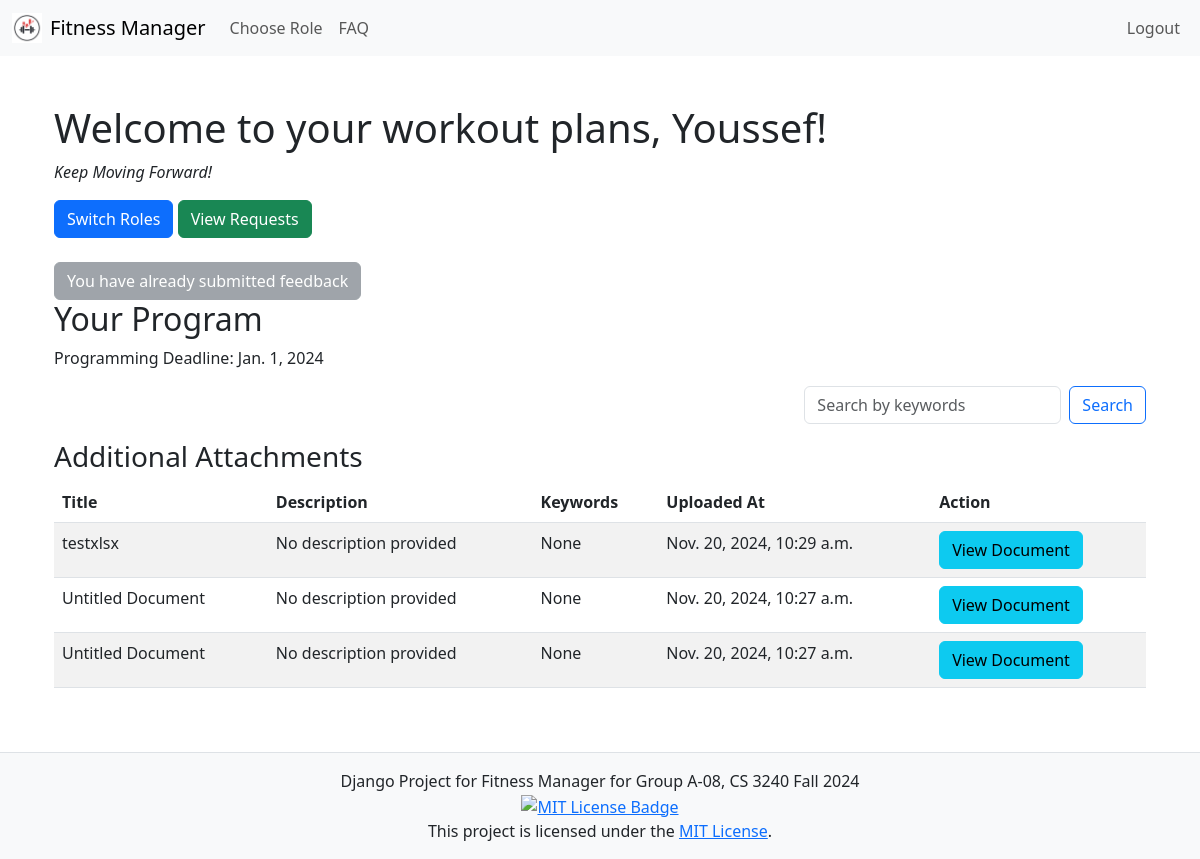
The page /users/user-dashboard/ (signed in) on the database its author committed.
### users/models.py (models this page shows, shortened)
class UserProfile(models.Model):
    user = models.OneToOneField(User, on_delete=models.CASCADE, related_name='profile')
    motivational_quote = models.TextField()
    quote_timedate = models.DateField(default=timezone.now)

class Athlete(models.Model):
    user = models.OneToOneField(User, on_delete=models.CASCADE, related_name='athlete_profile')
    programming_deadline = models.DateField()
    coach = models.ForeignKey(User, on_delete=models.CASCADE, related_name='coaches_athletes')

class AthleteDocument(models.Model):
    athlete = models.ForeignKey(Athlete, on_delete=models.CASCADE, related_name='documents')
    document = models.FileField(upload_to='athlete_pdfs/')
    uploaded_at = models.DateTimeField(auto_now_add=True)
    file_title = models.CharField(max_length=255, default="Untitled Document")  # Default added here
    description = models.TextField(default="No description provided")  # Default added here
    keywords = models.CharField(max_length=255, default="None", help_text="Comma-separated keywords for search")  # Default added here
    is_csv = models.BooleanField(default=False)
    is_xlsx = models.BooleanField(default=False)

### users/views.py (the view)
# urls.py: path("user-dashboard/", views.user_dashboard, name='user_dashboard'),
@login_required
def user_dashboard(request):
    athlete = Athlete.objects.filter(user=request.user).first()
    documents = athlete.documents.all().order_by('-uploaded_at') if athlete else None
    parsed_data = []
    feedback_requests = FeedbackRequest.objects.filter(client=request.user).order_by('-created_at')
    feedback_submitted = all(question.answer for request in feedback_requests for question in request.questions.all())
    unread_feedback_requests = feedback_requests.filter(questions__answer__isnull=True).distinct()
    feedback_notification_count = 0 if feedback_submitted else unread_feedback_requests.count()
    quote = get_motivational_quote(request.user)
    query = request.GET.get('query', '')  # Get the search term from the GET request
    if query and documents:
        documents = documents.filter(Q(keywords__icontains=query))
    if documents:
        latest_document = documents.first()  # Get the latest document
        try:
            response = requests.get(latest_document.document.url)
            response.raise_for_status()  # Ensure the request was successful
            if latest_document.is_csv:
                file_content = io.StringIO(response.text)
                reader = csv.reader(file_content)
                parsed_data = [row for row in reader]
            elif latest_document.is_xlsx:
                file_content = io.BytesIO(response.content)
                workbook = load_workbook(file_content, data_only=True)
                sheet = workbook.active
                parsed_data = [[cell.value for cell in row] for row in sheet.iter_rows()]
        except Exception as e:
            print(f"Error reading file: {e}")
    context = {
        'athlete': athlete,
        'documents': documents,
        'csv_data': parsed_data,  # Pass the parsed data to the template
        'query': query,  # Pass the query to the template for displaying in the search bar
        'feedback_requests': feedback_requests,
        'feedback_notification_count': feedback_notification_count,
        'quote': quote,
    }
    return render(request, 'user_dashboard.html', context)

### users/context_processors.py (called while the page is built)
def is_admin_user(request):
    if request.user.is_authenticated:
        return {
            'is_admin': request.user.groups.filter(name='PMA Admin').exists()
        }
    return {
        'is_admin': False
    }

### users/views.py (called while the page is built)
def get_motivational_quote(user):
    user_profile, created = UserProfile.objects.get_or_create(user=user)
    if (user_profile.quote_timedate != timezone.now().date() and user_profile.motivational_quote) or not user_profile.motivational_quote:
        try:
            response = requests.get("https://quoteslate.vercel.app/api/quotes/random")
            data = response.json()
            user_profile.motivational_quote = data.get("quote")
            print("Motivational Quote Received:", user_profile.motivational_quote)
            user_profile.quote_timedate = timezone.now().date()
            user_profile.save()
        except:
            user_profile.motivational_quote = "Keep Moving Forward!"
    return user_profile.motivational_quote

### users/templates/user_dashboard.html (shortened to what this page needs)
{% extends 'base.html' %}
{% block content %}
<div class="container mt-5">
    <h1>Welcome to your workout plans, {{ request.user.first_name }}!</h1>
    <p><em>{{ quote }}</em></p>
    <div class="mb-4">
        <a href="{% url 'choose_role' %}" class="btn btn-primary">Switch Roles</a>
        <a href="{% url 'athlete_requests' %}" class="btn btn-success">View Requests</a>
    </div>
    <div class="mt-3">
        {% if feedback_notification_count > 0 %}
            <a href="{% url 'view_feedback_requests' %}" class="btn btn-primary position-relative">
                Submit Feedback
                <span class="position-absolute top-0 start-100 translate-middle badge rounded-pill bg-danger">
                    {{ feedback_notification_count }}
                </span>
            </a>
        {% else %}
            <button class="btn btn-secondary" disabled>You have already submitted feedback</button>
        {% endif %}
    </div>
    {% if athlete %}
        <h2>Your Program</h2>
        <p>Programming Deadline: {{ athlete.programming_deadline }}</p>
        <div class="d-flex justify-content-end mb-3">
            <form method="get" action="{% url 'user_dashboard' %}" class="d-flex">
                <input type="text" name="query" value="{{ query }}" class="form-control me-2" placeholder="Search by keywords">
                <button type="submit" class="btn btn-outline-primary">Search</button>
            </form>
        </div>
        <h3>Additional Attachments</h3>
        <table class="table table-striped">
            <thead>
                <tr>
                    <th scope="col">Title</th>
                    <th scope="col">Description</th>
                    <th scope="col">Keywords</th>
                    <th scope="col">Uploaded At</th>
                    <th scope="col">Action</th>
                </tr>
            </thead>
            <tbody>
                {% for document in documents %}
                    <tr>
                        <td>{{ document.file_title }}</td>
                        <td>{{ document.description }}</td>
                        <td>{{ document.keywords }}</td>
                        <td>{{ document.uploaded_at }}</td>
                        <td>
                            <a href="{% url 'view_document' athlete.id document.id %}" class="btn btn-info">View Document</a>
                        </td>
                    </tr>
                {% empty %}
                    <tr>
                        <td colspan="5" class="text-center">No documents available.</td>
                    </tr>
                {% endfor %}
            </tbody>
        </table>
    {% else %}
        <p>You have no assigned program at the moment.</p>
    {% endif %}
</div>
{% endblock %}

### users/templates/base.html (shortened to what this page needs)
<!DOCTYPE html>
<html lang="en">
<head>
    {% load static %}
    <link href="https://cdn.jsdelivr.net/npm/bootstrap@5.3.0-alpha1/dist/css/bootstrap.min.css" rel="stylesheet">
</head>
<body>
    <div id="content-wrapper">
        <nav class="navbar navbar-expand-lg navbar-light bg-light">
            <div class="container-fluid">
                <a class="navbar-brand d-flex align-items-center" href="{% url 'home' %}">
                    <img src="{% static 'images/logo.png' %}" alt="Logo" width="30" height="30" class="d-inline-block align-text-top me-2">
                    Fitness Manager
                </a>
                <div class="collapse navbar-collapse" id="navbarNav">
                    <ul class="navbar-nav me-auto mb-2 mb-lg-0">
                        <li class="nav-item">
                            <a class="nav-link" href="{% url 'choose_role' %}">Choose Role</a>
                        </li>
                        <li class="nav-item">
                            <a class="nav-link" href="{% url 'faq' %}">FAQ</a>
                        </li>
                    </ul>
                    <ul class="navbar-nav ms-auto mb-2 mb-lg-0">
                        {% if user.is_authenticated %}
                        <li class="nav-item">
                            <a class="nav-link btn btn-outline-danger" href="{% url 'logout' %}">Logout</a>
                        </li>
                        {% endif %}
                    </ul>
                </div>
            </div>
        </nav>
        <div id="main-content" class="container">
            {% block content %}{% endblock %}
        </div>
        <footer class="bg-light text-center text-lg-start mt-5">
            <div class="text-center p-3 border-top">
                Django Project for Fitness Manager for Group A-08, CS 3240 Fall 2024
                <br>
                <a href="https://opensource.org/licenses/MIT" target="_blank">
                    <img alt="MIT License Badge" style="border-width:0; vertical-align:middle;" src="https://img.shields.io/badge/License-MIT-yellow.svg" />
                </a>
                <br>
                This project is licensed under the <a href="https://opensource.org/licenses/MIT" target="_blank">MIT License</a>.
            </div>
        </footer>
    </div>
</body>
</html>

### users/templates/base.html (style rules this page uses)
html, body { height: 100%; margin: 0; }
#content-wrapper { display: flex; flex-direction: column; min-height: 100vh; }
#main-content { flex: 1; }

### rows shown on the page
UserProfile: motivational_quote "Keep Moving Forward!"
Athlete: programming_deadline "Jan. 1, 2024"
AthleteDocument: file_title "testxlsx", description "No description provided", keywords "None", uploaded_at "Nov. 20, 2024, 10:29 a.m."
AthleteDocument: file_title "Untitled Document", description "No description provided", keywords "None", uploaded_at "Nov. 20, 2024, 10:27 a.m."
AthleteDocument: file_title "Untitled Document", description "No description provided", keywords "None", uploaded_at "Nov. 20, 2024, 10:27 a.m."

### other values the page prints
{{ request.user.first_name }} "Youssef"
